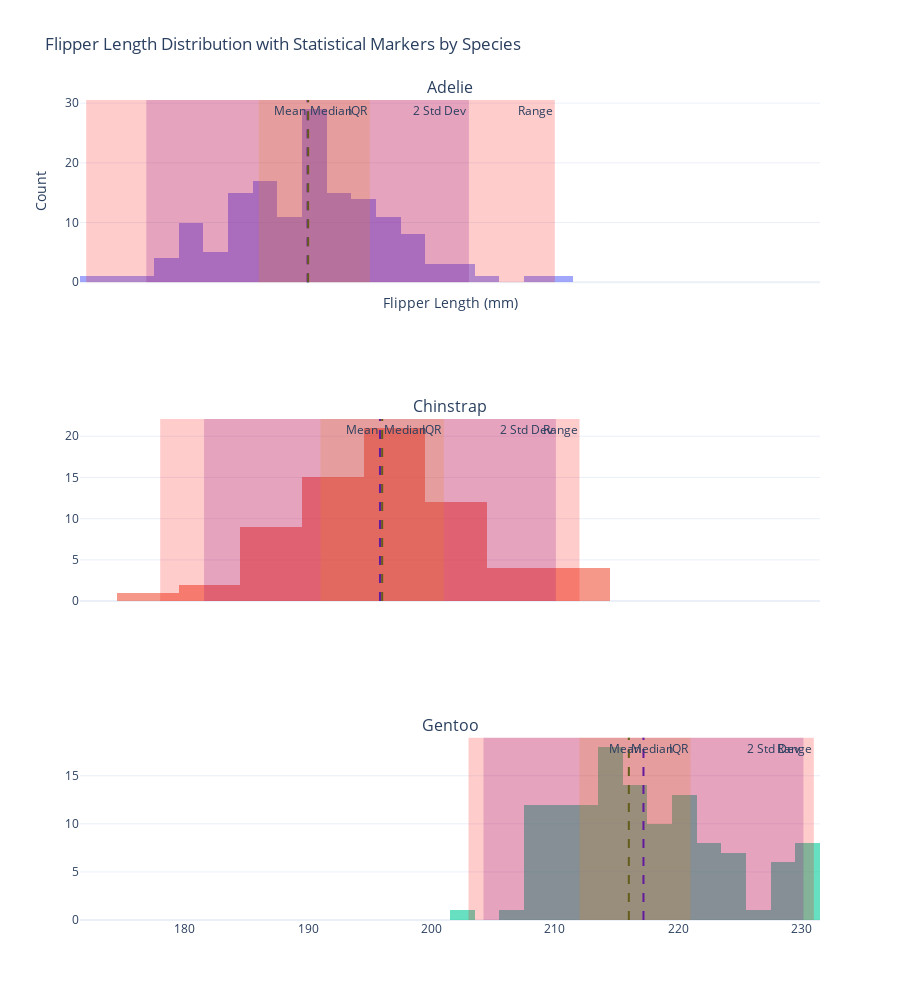

Here is the notebook cell this chart was saved with:
### Code cell
import plotly.graph_objects as go
import pandas as pd
import numpy as np
from plotly.subplots import make_subplots

# Load the penguins dataset from the provided URL
url = "https://raw.githubusercontent.com/mwaskom/seaborn-data/master/penguins.csv"
penguins = pd.read_csv(url)

# Drop rows with missing flipper_length_mm values
penguins = penguins.dropna(subset=['flipper_length_mm'])

# Get unique species
species_list = penguins['species'].unique()

# Create a subplot for each species
fig = make_subplots(rows=len(species_list), cols=1, shared_xaxes=True, subplot_titles=species_list)

# Iterate through each species and add their data to their respective subplot
for i, species in enumerate(species_list):
    # Filter data for the species
    species_data = penguins[penguins['species'] == species]['flipper_length_mm']
    
    # Calculate statistical values
    mean = species_data.mean()
    median = species_data.median()
    std_dev = species_data.std()
    min_val = species_data.min()
    max_val = species_data.max()
    q1 = np.percentile(species_data, 25)
    q3 = np.percentile(species_data, 75)
    
    # Add histogram for the species
    fig.add_trace(go.Histogram(
        x=species_data,
        name=f"{species} flipper length",
        opacity=0.6
    ), row=i+1, col=1)
    
    # Add mean line
    fig.add_vline(x=mean, line=dict(color='blue', dash='dash'), annotation_text=f"Mean", annotation_position="top left", row=i+1, col=1)

    # Add median line
    fig.add_vline(x=median, line=dict(color='green', dash='dash'), annotation_text=f"Median", annotation_position="top right", row=i+1, col=1)
    
    # Add range rectangle (min to max)
    fig.add_vrect(x0=min_val, x1=max_val, fillcolor='red', opacity=0.2, line_width=0, annotation_text=f"Range", row=i+1, col=1)

    # Add IQR rectangle (Q1 to Q3)
    fig.add_vrect(x0=q1, x1=q3, fillcolor='orange', opacity=0.2, line_width=0, annotation_text=f"IQR", row=i+1, col=1)

    # Add rectangle for two standard deviations from the mean
    fig.add_vrect(x0=mean - 2 * std_dev, x1=mean + 2 * std_dev, fillcolor='purple', opacity=0.2, line_width=0, annotation_text=f"2 Std Dev", row=i+1, col=1)

# Update the layout for the figure
fig.update_layout(
    title="Flipper Length Distribution with Statistical Markers by Species",
    xaxis_title="Flipper Length (mm)",
    yaxis_title="Count",
    barmode='overlay',
    template="plotly_white",
    height=1000,  # Adjust height as needed based on number of subplots
    showlegend=False  # Hide the legend for cleaner subplots
)

# Show the plot
fig.show()

### Figure 1 — Plotly figure (JSON) as saved in the notebook; plotly's stock layout.template omitted (floating-point values rounded to 4 significant figures; data arrays with more than 128 entries replaced by an {"elided": "..."} marker saying what was removed)
{"data": [{"name": "Adelie flipper length", "opacity": 0.6, "type": "histogram", "x": {"elided": "151 int values"}, "xaxis": "x", "yaxis": "y"}, {"name": "Chinstrap flipper length", "opacity": 0.6, "type": "histogram", "x": [192, 196, 193, 188, 197, 198, 178, 197, 195, 198, 193, 194, 185, 201, 190, 201, 197, 181, 190, 195, 181, 191, 187, 193, 195, 197, 200, 200, 191, 205, 187, 201, 187, 203, 195, 199, 195, 210, 192, 205, 210, 187, 196, 196, 196, 201, 190, 212, 187, 198, 199, 201, 193, 203, 187, 197, 191, 203, 202, 194, 206, 189, 195, 207, 202, 193, 210, 198], "xaxis": "x2", "yaxis": "y2"}, {"name": "Gentoo flipper length", "opacity": 0.6, "type": "histogram", "x": [211, 230, 210, 218, 215, 210, 211, 219, 209, 215, 214, 216, 214, 213, 210, 217, 210, 221, 209, 222, 218, 215, 213, 215, 215, 215, 216, 215, 210, 220, 222, 209, 207, 230, 220, 220, 213, 219, 208, 208, 208, 225, 210, 216, 222, 217, 210, 225, 213, 215, 210, 220, 210, 225, 217, 220, 208, 220, 208, 224, 208, 221, 214, 231, 219, 230, 214, 229, 220, 223, 216, 221, 221, 217, 216, 230, 209, 220, 215, 223, 212, 221, 212, 224, 212, 228, 218, 218, 212, 230, 218, 228, 212, 224, 214, 226, 216, 222, 203, 225, 219, 228, 215, 228, 216, 215, 210, 219, 208, 209, 216, 229, 213, 230, 217, 230, 217, 222, 214, 215, 222, 212, 213], "xaxis": "x3", "yaxis": "y3"}], "layout": {"annotations": [{"font": {"size": 16}, "showarrow": false, "text": "Adelie", "x": 0.5, "xanchor": "center", "xref": "paper", "y": 1, "yanchor": "bottom", "yref": "paper"}, {"font": {"size": 16}, "showarrow": false, "text": "Chinstrap", "x": 0.5, "xanchor": "center", "xref": "paper", "y": 0.6111, "yanchor": "bottom", "yref": "paper"}, {"font": {"size": 16}, "showarrow": false, "text": "Gentoo", "x": 0.5, "xanchor": "center", "xref": "paper", "y": 0.2222, "yanchor": "bottom", "yref": "paper"}, {"showarrow": false, "text": "Mean", "x": 190.0, "xanchor": "right", "xref": "x", "y": 1, "yanchor": "top", "yref": "y domain"}, {"showarrow": false, "text": "Median", "x": 190, "xanchor": "left", "xref": "x", "y": 1, "yanchor": "top", "yref": "y domain"}, {"showarrow": false, "text": "Range", "x": 210, "xanchor": "right", "xref": "x", "y": 1, "yanchor": "top", "yref": "y domain"}, {"showarrow": false, "text": "IQR", "x": 195, "xanchor": "right", "xref": "x", "y": 1, "yanchor": "top", "yref": "y domain"}, {"showarrow": false, "text": "2 Std Dev", "x": 203.0, "xanchor": "right", "xref": "x", "y": 1, "yanchor": "top", "yref": "y domain"}, {"showarrow": false, "text": "Mean", "x": 195.8, "xanchor": "right", "xref": "x2", "y": 1, "yanchor": "top", "yref": "y2 domain"}, {"showarrow": false, "text": "Median", "x": 196, "xanchor": "left", "xref": "x2", "y": 1, "yanchor": "top", "yref": "y2 domain"}, {"showarrow": false, "text": "Range", "x": 212, "xanchor": "right", "xref": "x2", "y": 1, "yanchor": "top", "yref": "y2 domain"}, {"showarrow": false, "text": "IQR", "x": 201, "xanchor": "right", "xref": "x2", "y": 1, "yanchor": "top", "yref": "y2 domain"}, {"showarrow": false, "text": "2 Std Dev", "x": 210.1, "xanchor": "right", "xref": "x2", "y": 1, "yanchor": "top", "yref": "y2 domain"}, {"showarrow": false, "text": "Mean", "x": 217.2, "xanchor": "right", "xref": "x3", "y": 1, "yanchor": "top", "yref": "y3 domain"}, {"showarrow": false, "text": "Median", "x": 216, "xanchor": "left", "xref": "x3", "y": 1, "yanchor": "top", "yref": "y3 domain"}, {"showarrow": false, "text": "Range", "x": 231, "xanchor": "right", "xref": "x3", "y": 1, "yanchor": "top", "yref": "y3 domain"}, {"showarrow": false, "text": "IQR", "x": 221, "xanchor": "right", "xref": "x3", "y": 1, "yanchor": "top", "yref": "y3 domain"}, {"showarrow": false, "text": "2 Std Dev", "x": 230.2, "xanchor": "right", "xref": "x3", "y": 1, "yanchor": "top", "yref": "y3 domain"}], "barmode": "overlay", "height": 1000, "shapes": [{"line": {"color": "blue", "dash": "dash"}, "type": "line", "x0": 190.0, "x1": 190.0, "xref": "x", "y0": 0, "y1": 1, "yref": "y domain"}, {"line": {"color": "green", "dash": "dash"}, "type": "line", "x0": 190, "x1": 190, "xref": "x", "y0": 0, "y1": 1, "yref": "y domain"}, {"fillcolor": "red", "line": {"width": 0}, "opacity": 0.2, "type": "rect", "x0": 172, "x1": 210, "xref": "x", "y0": 0, "y1": 1, "yref": "y domain"}, {"fillcolor": "orange", "line": {"width": 0}, "opacity": 0.2, "type": "rect", "x0": 186, "x1": 195, "xref": "x", "y0": 0, "y1": 1, "yref": "y domain"}, {"fillcolor": "purple", "line": {"width": 0}, "opacity": 0.2, "type": "rect", "x0": 176.9, "x1": 203.0, "xref": "x", "y0": 0, "y1": 1, "yref": "y domain"}, {"line": {"color": "blue", "dash": "dash"}, "type": "line", "x0": 195.8, "x1": 195.8, "xref": "x2", "y0": 0, "y1": 1, "yref": "y2 domain"}, {"line": {"color": "green", "dash": "dash"}, "type": "line", "x0": 196, "x1": 196, "xref": "x2", "y0": 0, "y1": 1, "yref": "y2 domain"}, {"fillcolor": "red", "line": {"width": 0}, "opacity": 0.2, "type": "rect", "x0": 178, "x1": 212, "xref": "x2", "y0": 0, "y1": 1, "yref": "y2 domain"}, {"fillcolor": "orange", "line": {"width": 0}, "opacity": 0.2, "type": "rect", "x0": 191, "x1": 201, "xref": "x2", "y0": 0, "y1": 1, "yref": "y2 domain"}, {"fillcolor": "purple", "line": {"width": 0}, "opacity": 0.2, "type": "rect", "x0": 181.6, "x1": 210.1, "xref": "x2", "y0": 0, "y1": 1, "yref": "y2 domain"}, {"line": {"color": "blue", "dash": "dash"}, "type": "line", "x0": 217.2, "x1": 217.2, "xref": "x3", "y0": 0, "y1": 1, "yref": "y3 domain"}, {"line": {"color": "green", "dash": "dash"}, "type": "line", "x0": 216, "x1": 216, "xref": "x3", "y0": 0, "y1": 1, "yref": "y3 domain"}, {"fillcolor": "red", "line": {"width": 0}, "opacity": 0.2, "type": "rect", "x0": 203, "x1": 231, "xref": "x3", "y0": 0, "y1": 1, "yref": "y3 domain"}, {"fillcolor": "orange", "line": {"width": 0}, "opacity": 0.2, "type": "rect", "x0": 212, "x1": 221, "xref": "x3", "y0": 0, "y1": 1, "yref": "y3 domain"}, {"fillcolor": "purple", "line": {"width": 0}, "opacity": 0.2, "type": "rect", "x0": 204.2, "x1": 230.2, "xref": "x3", "y0": 0, "y1": 1, "yref": "y3 domain"}], "showlegend": false, "title": {"text": "Flipper Length Distribution with Statistical Markers by Species"}, "xaxis": {"anchor": "y", "domain": [0, 1], "matches": "x3", "showticklabels": false, "title": {"text": "Flipper Length (mm)"}}, "xaxis2": {"anchor": "y2", "domain": [0, 1], "matches": "x3", "showticklabels": false}, "xaxis3": {"anchor": "y3", "domain": [0, 1]}, "yaxis": {"anchor": "x", "domain": [0.7778, 1], "title": {"text": "Count"}}, "yaxis2": {"anchor": "x2", "domain": [0.3889, 0.6111]}, "yaxis3": {"anchor": "x3", "domain": [0, 0.2222]}}}
